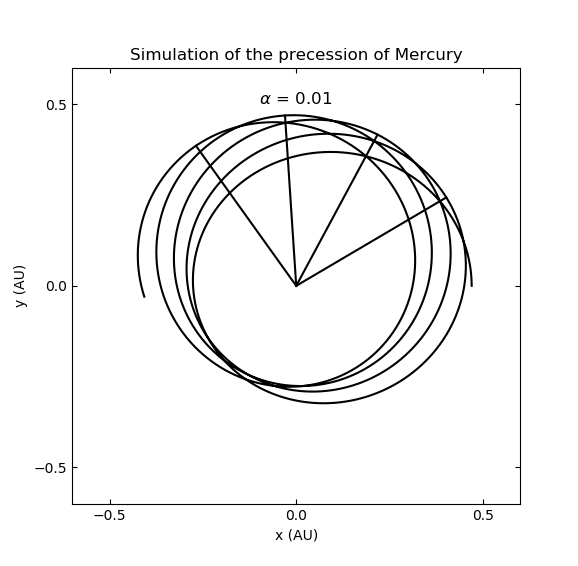

Python code for this plot:
# generates Fig 4.8 in Giordano
# James Keen - 2/14/20

import matplotlib.pyplot as plt
import numpy as np

# constants
pi = np.pi
dt = 0.0001 # time step, in years
alpha = 0.01

# variables, with initial values
x = 0.47 # AU
y = 0    # AU
Vx = 0   # in AU/year
Vy = 8.2 # in AU/year 
t = 0
oldR = 0
r = 0
flip = True
count = 0

# empty arrays for x,y positional data
x_array = []
y_array = []

# this loop calculates the positional data for each time step and populates the arrays to be plotted
while t < 1:
    
    oldR = r
    x_array.append(x)
    y_array.append(y)
    
    r = np.sqrt(x**2 + y**2)
    
    #this if elif determines where the max r's are, and draws a line to that spor each time
    if oldR > r and flip == False and t > 0.2:
        xx = np.linspace(0,x,100)
        yy = np.linspace(0,y,100)
        plt.plot(xx,yy,'k')
        flip = True    
    elif oldR < r:
        flip = False
    
    
    Vx -= ((4 * pi**2 * x) / r**3) * (1 + alpha/r**2) * dt
    Vy -= ((4 * pi**2 * y) / r**3) * (1 + alpha/r**2) * dt
    
    x += Vx * dt
    y += Vy * dt
    
    t += dt

# set up the figure parameters and plot the data
#plt.figure(figsize = (5,5))
plt.plot(x_array,y_array,'k')
plt.axis([-0.6,0.6,-0.6,0.6],'equal')
plt.title('Simulation of the precession of Mercury')
plt.xlabel('x (AU)')
plt.ylabel('y (AU)')
plt.text(-0.1,0.5,r'$\alpha$ = 0.01',fontsize = 12)
plt.xticks(ticks = [-0.5,0,0.5])
plt.yticks(ticks = [-0.5,0,0.5])
plt.tick_params(direction = 'in', right = True, top = True)
plt.show()
